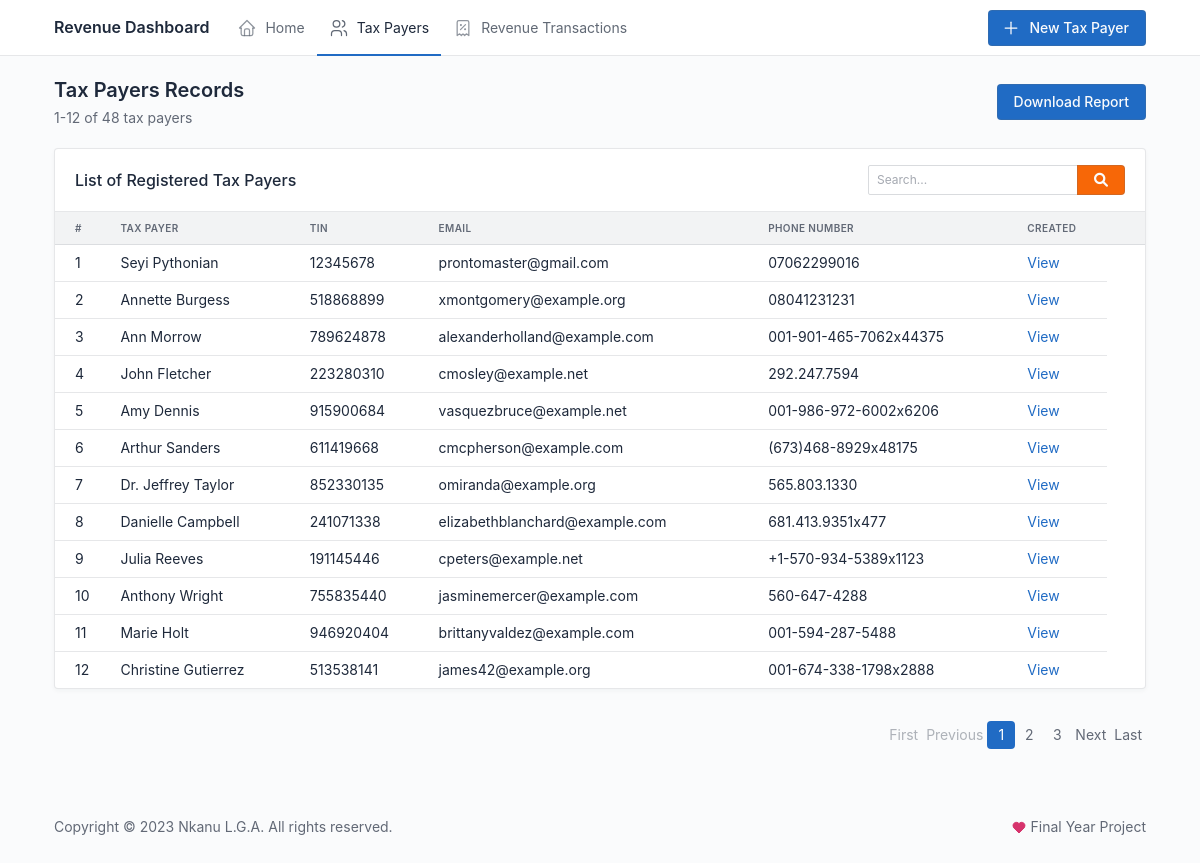
Page /taxpayers/ on the earlier database version.
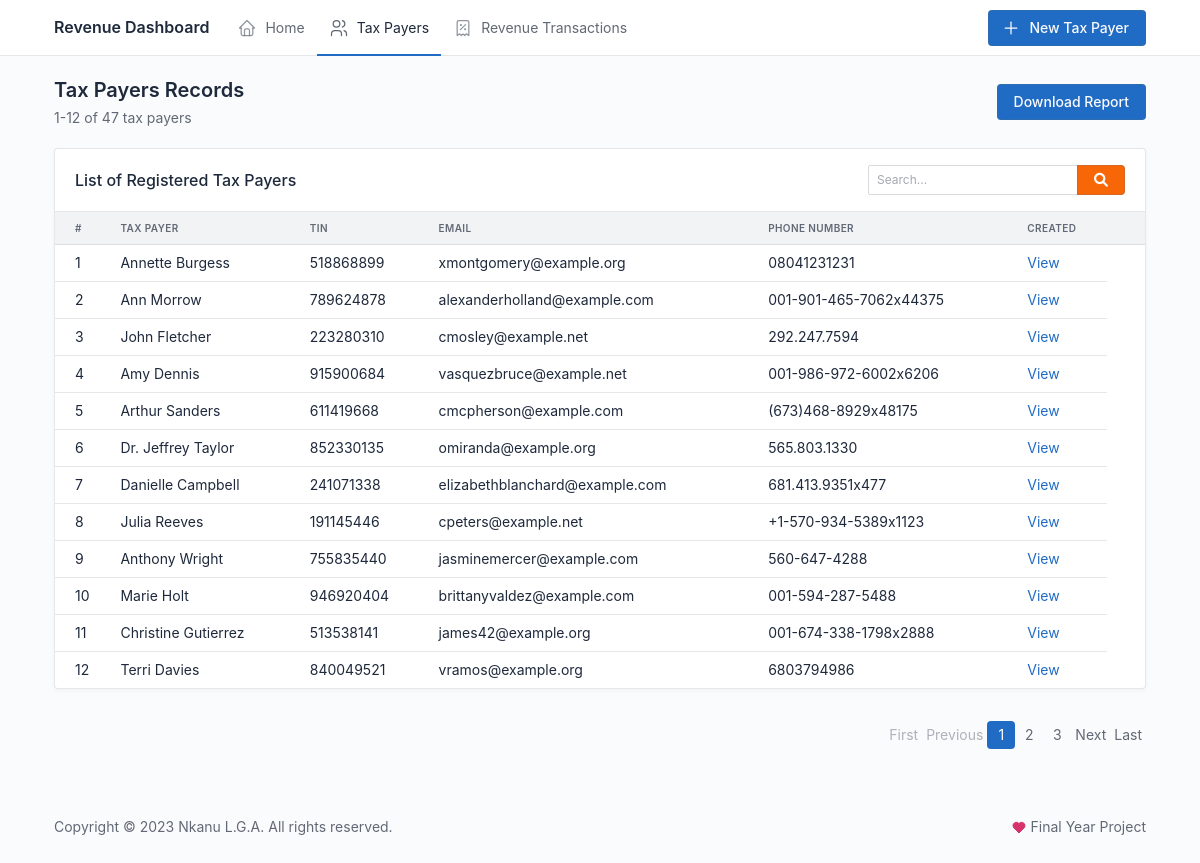
Same page on the later database version.
### revenue/models.py (models this page shows, shortened)
class TaxPayer(models.Model):
    name = models.CharField(
        max_length=200,
        unique=True,
        help_text="Business name or Personal name")
    address = models.CharField(max_length=255)
    tin = models.CharField(
        max_length=20, unique=True, help_text="Tax Identification Number"
    )
    phone = models.CharField(max_length=15)
    email = models.EmailField(blank=True, null=True)
    created = models.DateTimeField()
    updated = models.DateTimeField(auto_now=True)
    class Meta:
        ordering = ["-created"]
        verbose_name_plural = "Tax Payers"

### revenue/views.py (the view, shortened to what this page needs)
# urls.py: path("taxpayers/", views.tax_payer_list, name="tax_payer_list"),
def tax_payer_list(request):
    tax_payers = TaxPayer.objects.all()
    search_query = request.GET.get('q')
    tax_payers = mk_paginator(request, tax_payers, 12)
    if request.method == "POST":
        form = TaxPayerForm(request.POST)
        if form.is_valid():
            tax_payer = form.save(commit=False)
            tax_payer.created = timezone.now()
            tax_payer.save()
            messages.success(
                request, f"{tax_payer.name} has been successfully created.")
            return redirect("tax_payer_detail", tax_payer.id)
    else:
        form = TaxPayerForm()
    return render(request,
                  "tax_payer_list.html",
                  {"tax_payers": tax_payers,
                   "form": form})

### revenue/forms.py
class TaxPayerForm(forms.ModelForm):
    class Meta:
        model = TaxPayer
        fields = ["name", "address", "tin", "phone", "email"]

### revenue/utils.py (called while the page is built)
def mk_paginator(request, items, num_items):
    paginator = Paginator(items, num_items)
    page = request.GET.get('page', 1)
    try:
        items = paginator.page(page)
    except PageNotAnInteger:
        items = paginator.page(1)
    except EmptyPage:
        items = paginator.page(paginator.num_pages)
    return items

### templates/tax_payer_list.html (shortened to what this page needs)
{% extends "base.html" %}
{% load humanize widget_tweaks %}
{% block navbar-action %}
<div class="nav-item">
    <a href="#" class="btn btn-primary" data-bs-toggle="modal" data-bs-target="#modal-create">
        New Tax Payer
    </a>
</div>
{% endblock navbar-action %}
{% block content %}
<div class="page-header d-print-none">
    <div class="row align-items-center">
        <div class="col">
            <h2 class="page-title">
                Tax Payers Records
            </h2>
            <div class="text-muted mt-1">{{ tax_payers.start_index }}-{{ tax_payers.end_index }} of
                {{ tax_payers.paginator.count }} tax payer{{ tax_payers.paginator.count|pluralize }}</div>
        </div>
        <div class="col-auto ms-auto d-print-none">
            <div class="btn-list">
                <a href="{% url 'tax_payer_list' %}?download_excel=1" class="btn btn-primary">Download Report</a>
            </div>
        </div>
    </div>
</div>
<div class="page-body">
    <div class="row my-3">
        <div class="col-12">
            <div class="card">
                <div class="card-header d-flex justify-content-between">
                    <h3 class="card-title">List of Registered Tax Payers</h3>
                    <div class="ms-auto text-muted">
                        <div class="ms-2 d-inline-block">
                            <form method="GET" action="{% url 'tax_payer_list' %}">
                                <div class="input-group">
                                    <input type="text" id="search" class="form-control form-control-sm" placeholder="Search..." name="q" value="{{ request.GET.q }}">
                                    <button type="submit" class="btn btn-warning" title="Search"><i class="fas fa-search"></i></button>
                                </div>
                            </form>
                        </div>
                    </div>
                </div>
                <div class="table-responsive">
                    <table class="table card-table table-vcenter text-nowrap">
                        <thead>
                            <tr>
                                <th>#</th>
                                <th>Tax Payer</th>
                                <th>TIN</th>
                                <th>Email</th>
                                <th>Phone number</th>
                                <th>Created</th>
                                <th></th>
                            </tr>
                        </thead>
                        <tbody>
                            {% for user in tax_payers %}
                            <tr>
                                <td>{{ forloop.counter }}</td>
                                <td>{{ user.name }}</td>
                                <td>{{ user.tin }}</td>
                                <td>{{ user.email }}</td>
                                <td>{{ user.phone }}</td>
                                <td><a href="{% url 'tax_payer_detail' user.id %}">View</a></td>
                            </tr>
                            {% endfor %}
                        </tbody>
                    </table>
                </div>
            </div>
        </div>
    </div>
    <div class="d-flex mt-4">
        <div class="ms-auto">
            {% include 'partials/_pagination.html' with page_obj=tax_payers %}
        </div>
    </div>
</div>
{% endblock content %}

Differences in the rows shown:
removed TaxPayer: name "Seyi Pythonian", tin "12345678", email "prontomaster@gmail.com", phone "07062299016"
now on this page (row unchanged): TaxPayer: name "Terri Davies", tin "840049521", email "vramos@example.org", phone "6803794986"
Other differences:
{{ tax_payers.paginator.count }}: "48" → "47"
